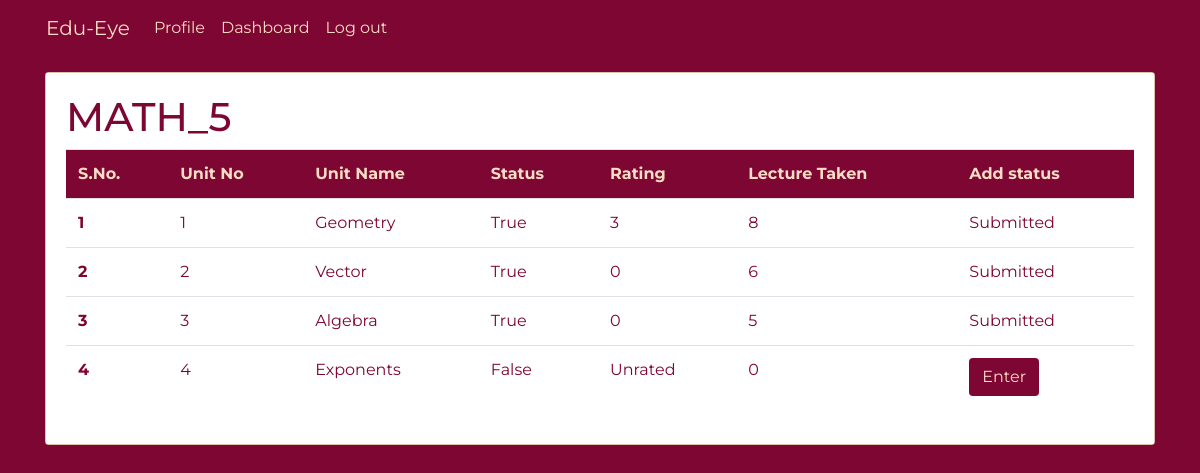
The app's page /teacher/unit_teacher/10 (signed in) with its own data.
### account/models.py (models this page shows)
class TrackProgressBatchCourse(models.Model):
    unit = models.ForeignKey(Unit, on_delete=models.CASCADE, null=True)
    batchcourse = models.ForeignKey(BatchCourse, on_delete=models.CASCADE,null=True)
    is_completed = models.BooleanField(default=False)
    rating = models.IntegerField(default=0)
    students_polled = models.IntegerField(default=0)
    lecture_taken=models.IntegerField(default=0)
    class Meta:
        unique_together = ('unit', 'batchcourse')
    def __str__(self):
        return str(self.unit)+ " - " + str(self.batchcourse)

class BatchCourse(models.Model):
    batch = models.ForeignKey(Batch, on_delete=models.CASCADE)
    course = models.ForeignKey(Course, on_delete=models.CASCADE)
    def __str__(self):
        return str(self.batch) + " - " + str(self.course.name)

class Course(models.Model):
    SUBJECT = (("MATH", "Mathematics"), ("ENG", "English"),
                  ("HINDI", "Hindi"), ("SCI", "Science"))
    name = models.TextField(default=1,choices=SUBJECT)
    class_no = models.IntegerField()
    def __str__(self):
        return str(self.name) +"_"+str(self.class_no)

class Unit(models.Model):
    unit_no = models.IntegerField()
    name = models.TextField()
    course = models.ForeignKey(Course, on_delete=models.CASCADE)
    ideallecture = models.IntegerField(default=5)
    def __str__(self):
        return str(self.name)+ " - " + str(self.course.name)

### teacher/views.py (the view)
# urls.py: path('unit_teacher/<int:bid>',views.unitdetail,name="unit_teacher"),
@login_required(login_url='login')
def unitdetail(request, bid):
    if request.user.is_teacher ==True:
        if request.user.is_teacher ==True:
            batchdetail = TrackProgressBatchCourse.objects.filter(batchcourse_id=bid)
            print(batchdetail)
            rating = []
            for bd in batchdetail:
                if bd.is_completed==True:
                    if bd.students_polled!=0:
                        x=bd.rating/bd.students_polled
                        rating.append(x)
        return render(request, 'teacher/unitdash.html', {'batchdetails': batchdetail,'bid':bid})
    else:
        print("NOT A Teacher!! login as teacher :P")
        return redirect('login')

### account/models.py (called while the page is built)
    def __str__(self):
        return str(self.in_class) + "-" + self.section

### templates/teacher/unitdash.html (shortened to what this page needs)
{% extends 'basic.html' %}
{% load static %}
{% load crispy_forms_tags %}
{% block body %}
<div class="container">
  <div class="card mb-3 mt-3">
    <div class="card-body" style="background-color:#fff">
      <h1 class="title">{{batchdetails.0.batchcourse.course}}</h1>
      <table class="table table-borderless">
        <thead>
          <tr class="tablehead">
            <td scope="col">S.No.</td>
            <td scope="col">Unit No</td>
            <td scope="col">Unit Name</td>
            <td scope="col">Status</td>
            <td scope="col">Rating</td>
            <td scope="col">Lecture Taken</td>
            <td scope="col">Add status</td>
          </tr>
        </thead>
        <tbody>
          {% for batchdetail in batchdetails%}
          <tr>
            <th scope="row">{{ forloop.counter }}</th>
            <td>{{batchdetail.unit.unit_no}}</td>
            <td>{{batchdetail.unit.name}}</td>
            <td>{{batchdetail.is_completed}}</td>
            {% if batchdetail.is_completed %}
            <td>{{batchdetail.rating}}</td>
            <td>{{batchdetail.lecture_taken}}</td>
            <td>Submitted</td>
            {% else %}
            <td>Unrated</td>
            <td>0</td>
            <td>
                                          <button type="button" class="btn " data-toggle="modal"
                                                  data-target="#exampleModal1">
                                                  Enter
                                          </button>
              </td>
            {% endif %}
          </tr>
          {% endfor%}
        </tbody>
      </table>
    </div>
  </div>
</div>
{% endblock body %}

### static/css/basic.css (style rules this page uses)
* { margin: 0; padding: 0; outline: none; box-sizing: border-box; font-family: 'Montserrat', sans-serif; }
body { background-color: #7d0633 !important; margin-bottom: 20px; }
.container { background-color: #7d0633 !important; color: #fbdcc4 !important; }
.tablehead { background-color: #7d0633 !important; color: #fbdcc4 !important; font-weight: bold; }
.btn { background-color: #7d0633; color: #fbdcc4; }
.card { background-color: #fbdcc4 !important; color: #7d0633; }
.card-body { background-color: #7d0633; }

### records on screen
TrackProgressBatchCourse: batchcourse.class_no "MATH_5", unit.unit_no "1", unit.name "Geometry", is_completed "True", rating "3", lecture_taken "8"
TrackProgressBatchCourse: unit.unit_no "2", unit.name "Vector", is_completed "True", rating "0", lecture_taken "6"
TrackProgressBatchCourse: unit.unit_no "3", unit.name "Algebra", is_completed "True", rating "0", lecture_taken "5"
TrackProgressBatchCourse: unit.unit_no "4", unit.name "Exponents", is_completed "False", shows "Unrated"
